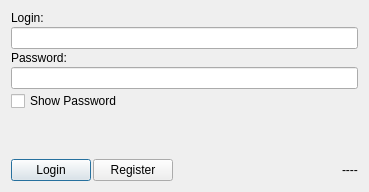
<?xml version="1.0" encoding="UTF-8"?>
<ui version="4.0">
 <class>loginDialog</class>
 <widget class="QDialog" name="loginDialog">
  <property name="geometry">
   <rect>
    <x>0</x>
    <y>0</y>
    <width>369</width>
    <height>192</height>
   </rect>
  </property>
  <property name="sizePolicy">
   <sizepolicy hsizetype="Preferred" vsizetype="Fixed">
    <horstretch>0</horstretch>
    <verstretch>0</verstretch>
   </sizepolicy>
  </property>
  <property name="windowTitle">
   <string>Login</string>
  </property>
  <layout class="QGridLayout" name="gridLayout">
   <item row="0" column="0">
    <layout class="QVBoxLayout" name="verticalLayout_4">
     <property name="spacing">
      <number>2</number>
     </property>
     <item>
      <widget class="QLabel" name="loginLabel">
       <property name="text">
        <string>Login:</string>
       </property>
      </widget>
     </item>
     <item>
      <widget class="QLineEdit" name="loginEdit"/>
     </item>
     <item>
      <widget class="QLabel" name="passwordLabel">
       <property name="text">
        <string>Password:</string>
       </property>
      </widget>
     </item>
     <item>
      <widget class="QLineEdit" name="passwordEdit"/>
     </item>
     <item>
      <widget class="QCheckBox" name="showPasswordBox">
       <property name="text">
        <string>Show Password</string>
       </property>
      </widget>
     </item>
     <item>
      <spacer name="verticalSpacer">
       <property name="orientation">
        <enum>Qt::Orientation::Vertical</enum>
       </property>
       <property name="sizeHint" stdset="0">
        <size>
         <width>20</width>
         <height>40</height>
        </size>
       </property>
      </spacer>
     </item>
     <item>
      <layout class="QHBoxLayout" name="horizontalLayout_4">
       <item>
        <widget class="QPushButton" name="loginButton">
         <property name="text">
          <string>Login</string>
         </property>
        </widget>
       </item>
       <item>
        <widget class="QPushButton" name="registerButton">
         <property name="text">
          <string>Register</string>
         </property>
        </widget>
       </item>
       <item>
        <spacer name="horizontalSpacer">
         <property name="orientation">
          <enum>Qt::Orientation::Horizontal</enum>
         </property>
         <property name="sizeHint" stdset="0">
          <size>
           <width>40</width>
           <height>20</height>
          </size>
         </property>
        </spacer>
       </item>
       <item>
        <widget class="QLabel" name="StatusLabel">
         <property name="text">
          <string>----</string>
         </property>
        </widget>
       </item>
      </layout>
     </item>
    </layout>
   </item>
  </layout>
 </widget>
 <resources/>
 <connections/>
</ui>
